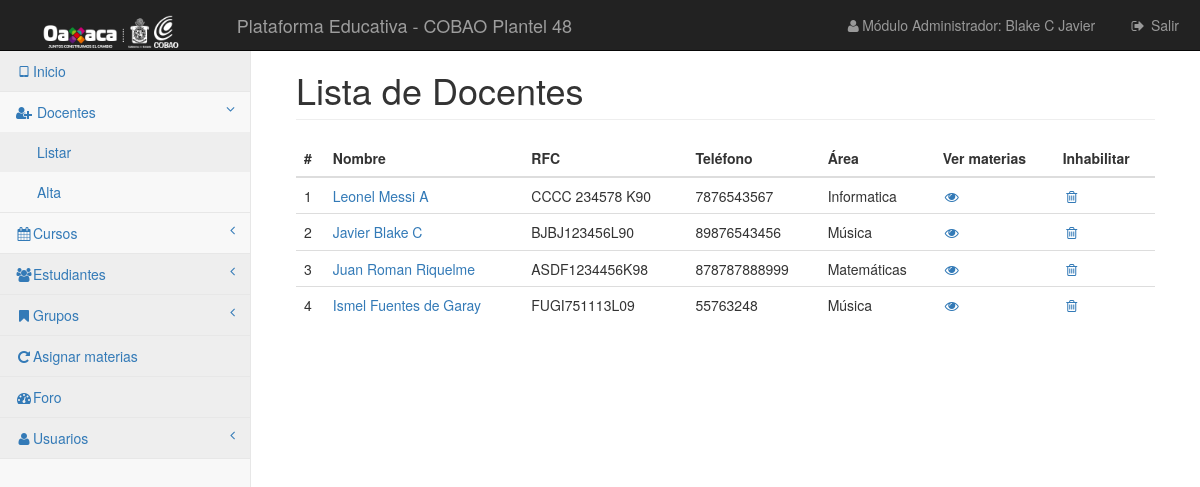
The page /vistas/docentes/listar.php (signed in) on the database as committed earlier.
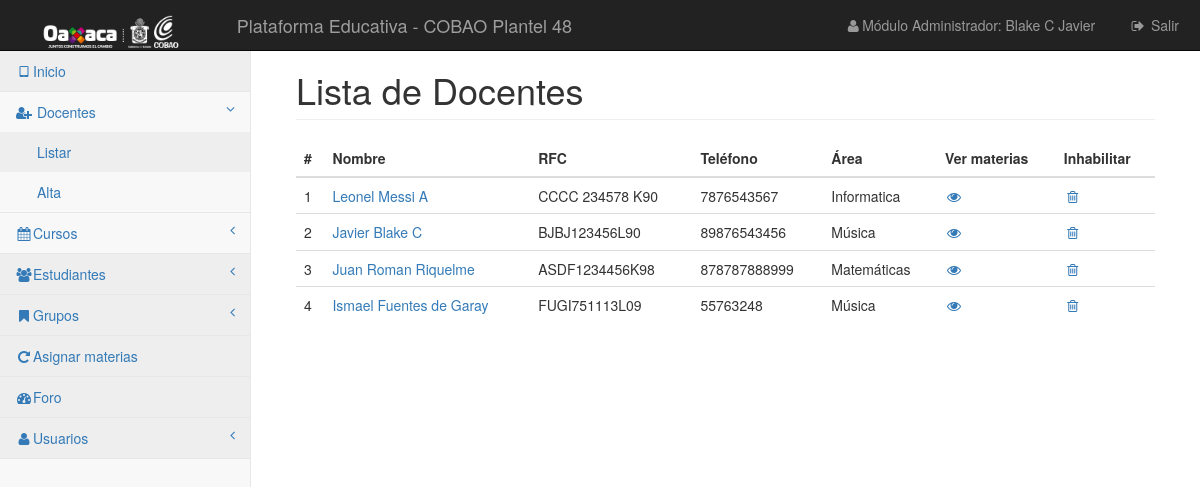
The same page on the database as committed later.
### tables this page shows
CREATE TABLE `docentes` (
  `id` int(10) UNSIGNED NOT NULL,
  `nombre` varchar(255) DEFAULT NULL,
  `apaterno` varchar(255) DEFAULT NULL,
  `amaterno` varchar(255) DEFAULT NULL,
  `direccion` text,
  `telefono` varchar(255) DEFAULT NULL,
  `rfc` varchar(255) DEFAULT NULL,
  `area` varchar(255) DEFAULT NULL,
  `curp` varchar(18) NOT NULL,
  `email` varchar(30) NOT NULL
);

### librerias/Simple_sessions.php (called while the page is built, shortened)
<?php
class Simple_sessions{
private $my_sess;
public function  __construct($sess_name = 'simple_sessions'){
$this->my_sess = &$_SESSION;
}
public function check_sess($name){
return isset($this->my_sess[$name]);
}
public function get_value($name){
if($this->check_sess($name)){
return $this->my_sess[$name];
}
return false;
}
}
?>

### vistas/docentes/listar.php (the view, shortened to what the changed rows need)
<?php
require_once '../../librerias/Simple_sessions.php';
$obj_ses = new Simple_sessions();
if ($obj_ses->check_sess('userid')) {
    include '../../control/conexion.php';
    $selec = "SELECT * FROM `docentes`";
    $ejecutar = $conexion->query($selec);
?>
<!DOCTYPE html>
<html lang="es">
<head>
    <link href="../../css/bootstrap.min.css" rel="stylesheet">
    <link href="../../css/metisMenu.min.css" rel="stylesheet">
    <link href="../../css/timeline.css" rel="stylesheet">
    <link href="../../css/startmin.css" rel="stylesheet">
    <link href="../../css/morris.css" rel="stylesheet">
    <link href="../../css/font-awesome.min.css" rel="stylesheet" type="text/css">
</head>
<body>
<div id="wrapper">
    <nav class="navbar navbar-inverse navbar-fixed-top" role="navigation">
        <div class="navbar-header">
            <a class="navbar-brand" href="#"><img src="../../img/cobaojj.png" style="height: 33px"></a>
        </div>
        <div class="navbar-header">
            <a href="" class="navbar-brand">Plataforma Educativa - COBAO Plantel 48</a>
        </div>
        <ul class="nav navbar-right navbar-top-links">
            <li><a href="#"><i class="fa fa-user fa-fw"></i>Módulo Administrador: <?php echo $obj_ses->get_value('nombre')?></a>
            </li>
            <li><a href="../../control/cerrarSesion.php"><i class="fa fa-sign-out fa-fw"></i> Salir</a>
            </li>
        </ul>
        <div class="navbar-default sidebar" role="navigation">
            <div class="sidebar-nav navbar-collapse">
                <ul class="nav" id="side-menu">
                    <li>
                        <a href="../../menuPrincipal.php" class="active"><i class="fa fa-tablet fa-fw"></i>Inicio</a>
                    </li>
                    <li>
                        <a href="#"><i class="fa fa-user-plus fa-fw"></i> Docentes<span class="fa arrow"></span></a>
                        <ul class="nav nav-second-level">
                            <li>
                                <a href="listar.php">Listar</a>
                            </li>
                            <li>
                                <a href="alta.php">Alta</a>
                            </li>
                        </ul>
                    </li>
                    <li>
                        <a href="#"><i class="fa fa-calendar fa-fw"></i>Cursos<span class="fa arrow"></span></a>
                    </li>
                    <li>
                        <a href="#" class="active"><i class="fa fa-users fa-fw"></i>Estudiantes <span class="fa arrow"></span></a>
                    </li>
                    <li>
                        <a href="#" class="active"><i class="fa fa-bookmark fa-fw"></i>Grupos <span class="fa arrow"></span></a>
                    </li>
                    <li>
                        <a href="../grupos/asignar.php" class="active"><i class="fa fa-repeat fa-fw"></i>Asignar materias</a>
                    </li>
                    <li>
                        <a href="../foro/listar-f-a.php" class="active"><i class="fa fa-dashboard fa-fw"></i>Foro</a>
                    </li>
                    <li>
                        <a href="#" class="active"><i class="fa fa-user fa-fw"></i>Usuarios <span
                                    class="fa arrow"></span></a>
                    </li>
                </ul>
            </div>
        </div>
    </nav>
    <div id="page-wrapper">
        <div class="container-fluid">
            <div class="row">
                <div class="col-lg-12">
                    <h1 class="page-header">Lista de Docentes</h1>
                </div>
            </div>
            <div class="row">
                <div class="col-lg-12">
                    <div class="table-responsive">
                        <table class="table">
                            <thead>
                            <tr>
                                <th>#</th>
                                <th>Nombre</th>
                                <th>RFC</th>
                                <th>Teléfono</th>
                                <th>Área</th>
                                <th>Ver materias</th>
                                <th>Inhabilitar</th>
                            </tr>
                            </thead>
                            <tbody>
                            <?php $i = 0;
                            while ($datos = $ejecutar->fetch_assoc()) {
                                $id = $datos['id'];
                                echo "<tr>";
                                echo "<td>". $i += 1 ."</td>";
                                echo "<td> <a href='editar-d.php?id=$id'>". $datos['nombre'] ." ". $datos['apaterno']." ".$datos['amaterno'] ."</a></td>";
                                echo "<td>". $datos['rfc']."</td>";
                                echo "<td>". $datos['telefono'] ."</td>";
                                echo "<td>". $datos['area'] ."</td>";
                                echo "<td> <a href='mismaterias.php?id=$id'><i class='fa fa-eye fa-fw' aria-hidden='true'></i></a></td>";
                                echo "<td><a href='../../control/docentes/eliminar-d.php?id=$id' onclick='return confirm(\"¿Eliminar?\");' <i class='fa fa-trash-o fa-fw' aria-hidden='true'></i></a></td>";
                                echo "<tr>";
                            }
                            ?>
                            </tbody>
                        </table>
                    </div>
                </div>
            </div>
        </div>
    </div>
</div>
</body>
</html>
<?php
}else{
    header("Location: ../../index.php");
}
?>

Rows that differ between the two databases and show on the page:
changed docentes "Fuentes": nombre "Ismel" → "Ismael"
